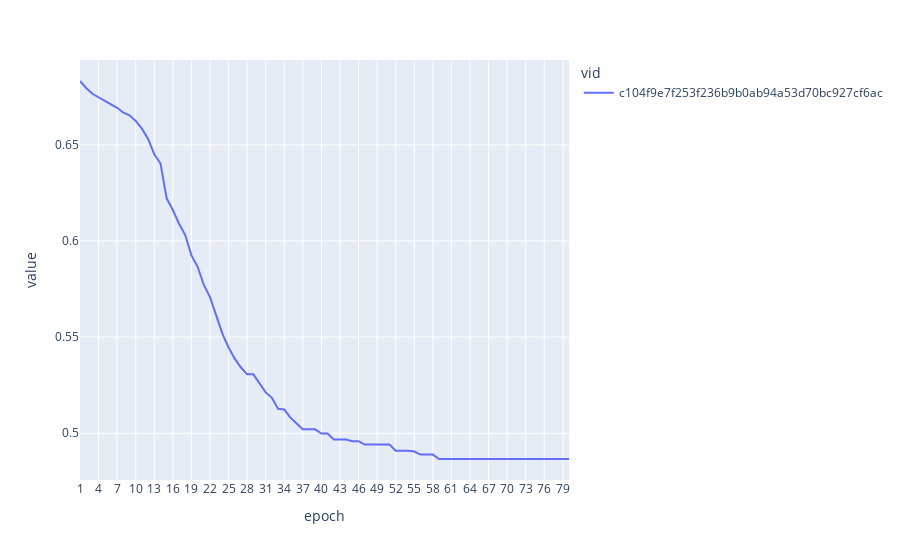

Here is the notebook cell this chart was saved with:
### Code cell
fig = px.line(best_loss_valid, x='epoch', y='value', color='vid')
fig.show()

### Figure 1 — Plotly figure (JSON) as saved in the notebook; plotly's stock layout.template omitted (floating-point values rounded to 4 significant figures)
{"data": [{"hovertemplate": "vid=c104f9e7f253f236b9b0ab94a53d70bc927cf6ac<br>epoch=%{x}<br>value=%{y}<extra></extra>", "legendgroup": "c104f9e7f253f236b9b0ab94a53d70bc927cf6ac", "line": {"color": "#636efa", "dash": "solid"}, "marker": {"symbol": "circle"}, "mode": "lines", "name": "c104f9e7f253f236b9b0ab94a53d70bc927cf6ac", "orientation": "v", "showlegend": true, "type": "scatter", "x": ["1", "2", "3", "4", "5", "6", "7", "8", "9", "10", "11", "12", "13", "14", "15", "16", "17", "18", "19", "20", "21", "22", "23", "24", "25", "26", "27", "28", "29", "30", "31", "32", "33", "34", "35", "36", "37", "38", "39", "40", "41", "42", "43", "44", "45", "46", "47", "48", "49", "50", "51", "52", "53", "54", "55", "56", "57", "58", "59", "60", "61", "62", "63", "64", "65", "66", "67", "68", "69", "70", "71", "72", "73", "74", "75", "76", "77", "78", "79", "80"], "xaxis": "x", "y": [0.6833, 0.6796, 0.6766, 0.6749, 0.673, 0.6715, 0.6693, 0.6668, 0.6654, 0.6625, 0.6585, 0.6531, 0.6452, 0.6404, 0.6222, 0.6161, 0.609, 0.6031, 0.5925, 0.5866, 0.5771, 0.5708, 0.5617, 0.5518, 0.5446, 0.5388, 0.5342, 0.5307, 0.5307, 0.5258, 0.5212, 0.5184, 0.5128, 0.5123, 0.5081, 0.5051, 0.502, 0.502, 0.502, 0.4998, 0.4998, 0.4967, 0.4967, 0.4967, 0.4959, 0.4959, 0.4941, 0.4941, 0.4941, 0.4941, 0.4941, 0.4909, 0.4909, 0.4909, 0.4905, 0.4889, 0.4889, 0.4889, 0.4866, 0.4866, 0.4866, 0.4866, 0.4866, 0.4866, 0.4866, 0.4866, 0.4866, 0.4866, 0.4866, 0.4866, 0.4866, 0.4866, 0.4866, 0.4866, 0.4866, 0.4866, 0.4866, 0.4866, 0.4866, 0.4866], "yaxis": "y"}], "layout": {"legend": {"title": {"text": "vid"}, "tracegroupgap": 0}, "margin": {"t": 60}, "xaxis": {"anchor": "y", "domain": [0, 1], "title": {"text": "epoch"}}, "yaxis": {"anchor": "x", "domain": [0, 1], "title": {"text": "value"}}}}
